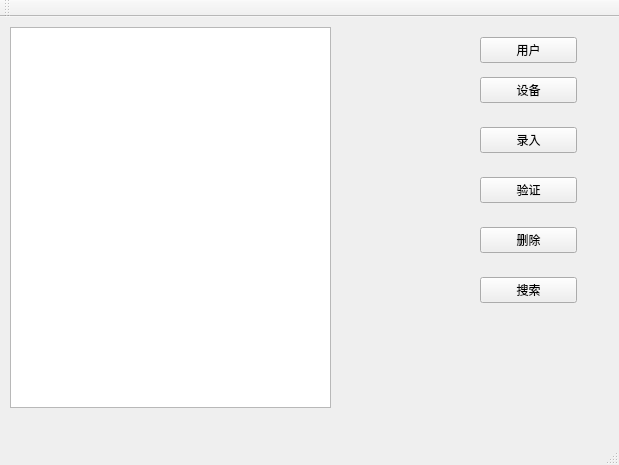
<?xml version="1.0" encoding="UTF-8"?>
<ui version="4.0">
 <class>MainWindow</class>
 <widget class="QMainWindow" name="MainWindow">
  <property name="geometry">
   <rect>
    <x>0</x>
    <y>0</y>
    <width>619</width>
    <height>465</height>
   </rect>
  </property>
  <property name="windowTitle">
   <string>MainWindow</string>
  </property>
  <widget class="QWidget" name="centralWidget">
   <widget class="QPushButton" name="pushButton">
    <property name="geometry">
     <rect>
      <x>480</x>
      <y>20</y>
      <width>97</width>
      <height>26</height>
     </rect>
    </property>
    <property name="text">
     <string>用户</string>
    </property>
   </widget>
   <widget class="QPushButton" name="pushButton_2">
    <property name="geometry">
     <rect>
      <x>480</x>
      <y>60</y>
      <width>97</width>
      <height>26</height>
     </rect>
    </property>
    <property name="text">
     <string>设备</string>
    </property>
   </widget>
   <widget class="QTextBrowser" name="textBrowser">
    <property name="geometry">
     <rect>
      <x>10</x>
      <y>10</y>
      <width>321</width>
      <height>381</height>
     </rect>
    </property>
   </widget>
   <widget class="QPushButton" name="pushButton_3">
    <property name="geometry">
     <rect>
      <x>480</x>
      <y>110</y>
      <width>97</width>
      <height>26</height>
     </rect>
    </property>
    <property name="text">
     <string>录入</string>
    </property>
   </widget>
   <widget class="QPushButton" name="pushButton_4">
    <property name="geometry">
     <rect>
      <x>480</x>
      <y>160</y>
      <width>97</width>
      <height>26</height>
     </rect>
    </property>
    <property name="text">
     <string>验证</string>
    </property>
   </widget>
   <widget class="QPushButton" name="pushButton_5">
    <property name="geometry">
     <rect>
      <x>480</x>
      <y>210</y>
      <width>97</width>
      <height>26</height>
     </rect>
    </property>
    <property name="text">
     <string>删除</string>
    </property>
   </widget>
   <widget class="QPushButton" name="pushButton_6">
    <property name="geometry">
     <rect>
      <x>480</x>
      <y>260</y>
      <width>97</width>
      <height>26</height>
     </rect>
    </property>
    <property name="text">
     <string>搜索</string>
    </property>
   </widget>
  </widget>
  <widget class="QMenuBar" name="menuBar">
   <property name="geometry">
    <rect>
     <x>0</x>
     <y>0</y>
     <width>619</width>
     <height>26</height>
    </rect>
   </property>
  </widget>
  <widget class="QToolBar" name="mainToolBar">
   <attribute name="toolBarArea">
    <enum>TopToolBarArea</enum>
   </attribute>
   <attribute name="toolBarBreak">
    <bool>false</bool>
   </attribute>
  </widget>
  <widget class="QStatusBar" name="statusBar"/>
 </widget>
 <layoutdefault spacing="6" margin="11"/>
 <resources/>
 <connections/>
</ui>
